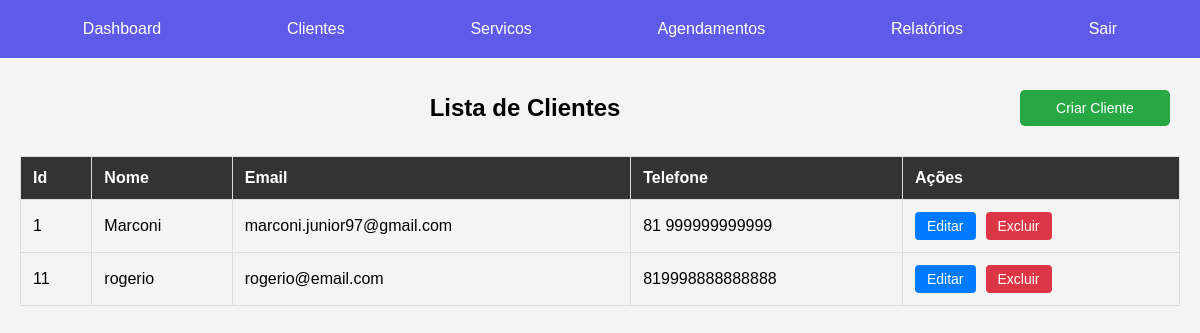
Page /clientes/ (signed in) on the earlier database version.
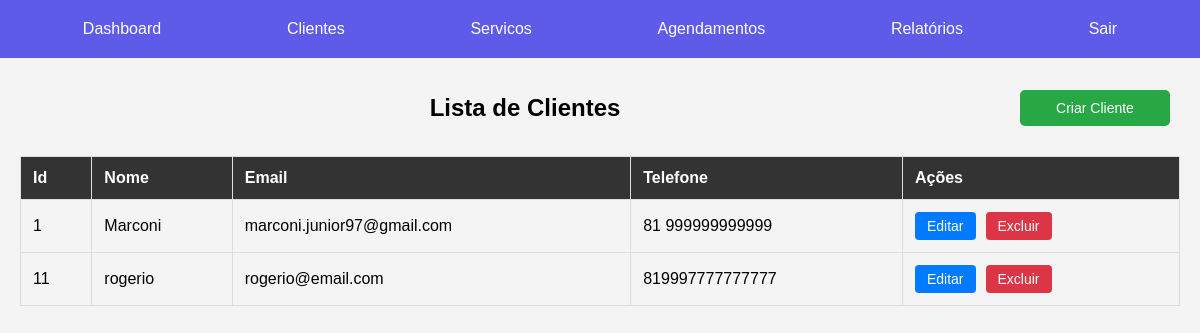
Same page on the later database version.
### pdv/models.py (models this page shows, shortened)
class Cliente(models.Model):
    nome = models.CharField(max_length=100)
    telefone = models.CharField(max_length=15)
    email = models.EmailField()

### pdv/views.py (the view)
# urls.py: path('clientes/', clientes_view, name='clientes'),
@login_required
def clientes_view(request):
    clientes = Cliente.objects.all()
    return render(request, 'pdv/clientes.html', {'clientes': clientes})

### pdv/templates/pdv/clientes.html (shortened to what this page needs)
{% extends 'pdv/base.html' %}
{% load static %}
{% block extra_styles %}
<link rel="stylesheet" href="{% static 'tabelas/tabelas.css' %}">
{% endblock %}
{% block content %}
<div class="titulo">
    <h2>Lista de Clientes</h2>
    <a href="{% url 'criar_cliente' %}" class="btn">Criar Cliente</a>
</div>
<table>
    <tr>
        <th>Id</th>
        <th>Nome</th>
        <th>Email</th>
        <th>Telefone</th>
        <th>Ações</th>
    </tr>
    {% for cliente in clientes %}
        <tr>
            <td>{{ cliente.id }}</td>
            <td>{{ cliente.nome }}</td>
            <td>{{ cliente.email }}</td>
            <td>{{ cliente.telefone }}</td>
            <td>
                <div class="btn-group">
                    <a href="{% url 'editar_cliente' cliente.id %}" class="btn-editar">Editar</a>
                    <a href="{% url 'excluir_cliente' cliente.id %}" class="btn-excluir">Excluir</a>
                </div>
            </td>
        </tr>
    {% endfor %}
</table>
{% endblock %}

Differences in the rows shown:
changed Cliente "rogerio": telefone "819998888888888" → "819997777777777"
